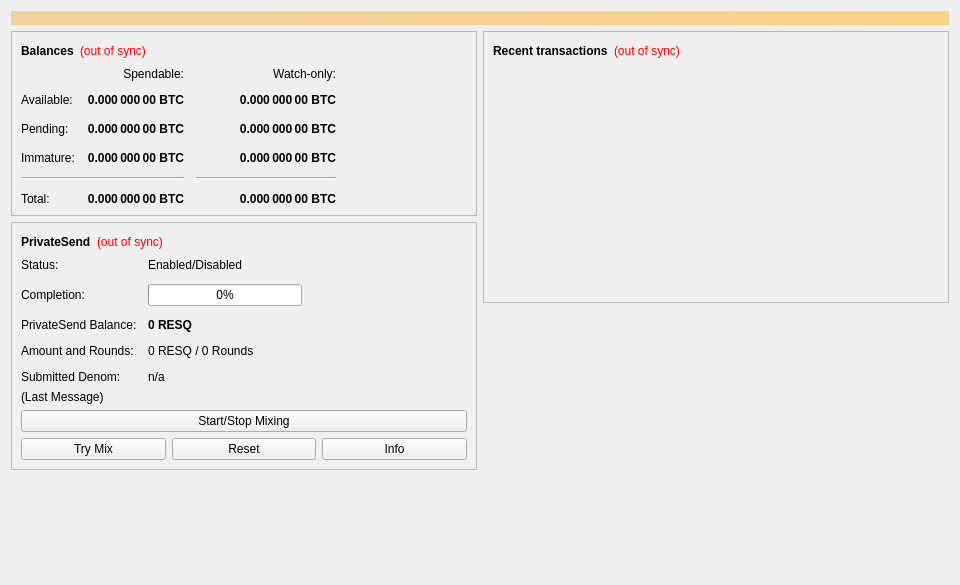
<?xml version="1.0" encoding="UTF-8"?>
<ui version="4.0">
 <class>OverviewPage</class>
 <widget class="QWidget" name="OverviewPage">
  <property name="geometry">
   <rect>
    <x>0</x>
    <y>0</y>
    <width>960</width>
    <height>585</height>
   </rect>
  </property>
  <property name="minimumSize">
   <size>
    <width>960</width>
    <height>0</height>
   </size>
  </property>
  <property name="windowTitle">
   <string>Form</string>
  </property>
  <layout class="QVBoxLayout" name="topLayout">
   <item>
    <widget class="QLabel" name="labelAlerts">
     <property name="visible">
      <bool>false</bool>
     </property>
     <property name="styleSheet">
      <string notr="true">background-color: qlineargradient(x1: 0, y1: 0, x2: 1, y2: 0, stop:0 #F0D0A0, stop:1 #F8D488); color:#000000;</string>
     </property>
     <property name="wordWrap">
      <bool>true</bool>
     </property>
     <property name="margin">
      <number>3</number>
     </property>
    </widget>
   </item>
   <item>
    <layout class="QHBoxLayout" name="horizontalLayout" stretch="1,1">
     <item>
      <layout class="QVBoxLayout" name="verticalLayout_2">
       <item>
        <widget class="QFrame" name="frame">
         <property name="frameShape">
          <enum>QFrame::StyledPanel</enum>
         </property>
         <property name="frameShadow">
          <enum>QFrame::Raised</enum>
         </property>
         <layout class="QVBoxLayout" name="verticalLayout_4">
          <item>
           <layout class="QHBoxLayout" name="horizontalLayout_4">
            <item>
             <widget class="QLabel" name="label_5">
              <property name="font">
               <font>
                <weight>75</weight>
                <bold>true</bold>
               </font>
              </property>
              <property name="text">
               <string>Balances</string>
              </property>
             </widget>
            </item>
            <item>
             <widget class="QLabel" name="labelWalletStatus">
              <property name="toolTip">
               <string>The displayed information may be out of date. Your wallet automatically synchronizes with the Resq network after a connection is established, but this process has not completed yet.</string>
              </property>
              <property name="styleSheet">
               <string notr="true">QLabel { color: red; }</string>
              </property>
              <property name="text">
               <string notr="true">(out of sync)</string>
              </property>
              <property name="alignment">
               <set>Qt::AlignLeading|Qt::AlignLeft|Qt::AlignVCenter</set>
              </property>
             </widget>
            </item>
            <item>
             <spacer name="horizontalSpacer_3">
              <property name="orientation">
               <enum>Qt::Horizontal</enum>
              </property>
              <property name="sizeHint" stdset="0">
               <size>
                <width>40</width>
                <height>20</height>
               </size>
              </property>
             </spacer>
            </item>
           </layout>
          </item>
          <item>
           <layout class="QGridLayout" name="gridLayout">
            <property name="spacing">
             <number>12</number>
            </property>
            <item row="2" column="2">
             <widget class="QLabel" name="labelWatchPending">
              <property name="font">
               <font>
                <weight>75</weight>
                <bold>true</bold>
               </font>
              </property>
              <property name="cursor">
               <cursorShape>IBeamCursor</cursorShape>
              </property>
              <property name="toolTip">
               <string>Unconfirmed transactions to watch-only addresses</string>
              </property>
              <property name="text">
               <string notr="true">0.000 000 00 BTC</string>
              </property>
              <property name="alignment">
               <set>Qt::AlignRight|Qt::AlignTrailing|Qt::AlignVCenter</set>
              </property>
              <property name="textInteractionFlags">
               <set>Qt::LinksAccessibleByMouse|Qt::TextSelectableByKeyboard|Qt::TextSelectableByMouse</set>
              </property>
             </widget>
            </item>
            <item row="2" column="1">
             <widget class="QLabel" name="labelUnconfirmed">
              <property name="font">
               <font>
                <weight>75</weight>
                <bold>true</bold>
               </font>
              </property>
              <property name="cursor">
               <cursorShape>IBeamCursor</cursorShape>
              </property>
              <property name="toolTip">
               <string>Total of transactions that have yet to be confirmed, and do not yet count toward the spendable balance</string>
              </property>
              <property name="text">
               <string notr="true">0.000 000 00 BTC</string>
              </property>
              <property name="alignment">
               <set>Qt::AlignRight|Qt::AlignTrailing|Qt::AlignVCenter</set>
              </property>
              <property name="textInteractionFlags">
               <set>Qt::LinksAccessibleByMouse|Qt::TextSelectableByKeyboard|Qt::TextSelectableByMouse</set>
              </property>
             </widget>
            </item>
            <item row="3" column="2">
             <widget class="QLabel" name="labelWatchImmature">
              <property name="font">
               <font>
                <weight>75</weight>
                <bold>true</bold>
               </font>
              </property>
              <property name="cursor">
               <cursorShape>IBeamCursor</cursorShape>
              </property>
              <property name="toolTip">
               <string>Mined balance in watch-only addresses that has not yet matured</string>
              </property>
              <property name="text">
               <string notr="true">0.000 000 00 BTC</string>
              </property>
              <property name="alignment">
               <set>Qt::AlignRight|Qt::AlignTrailing|Qt::AlignVCenter</set>
              </property>
              <property name="textInteractionFlags">
               <set>Qt::LinksAccessibleByMouse|Qt::TextSelectableByKeyboard|Qt::TextSelectableByMouse</set>
              </property>
             </widget>
            </item>
            <item row="4" column="0" colspan="2">
             <widget class="Line" name="lineSpendableBalance">
              <property name="orientation">
               <enum>Qt::Horizontal</enum>
              </property>
             </widget>
            </item>
            <item row="4" column="2">
             <widget class="Line" name="lineWatchBalance">
              <property name="sizePolicy">
               <sizepolicy hsizetype="Preferred" vsizetype="Fixed">
                <horstretch>0</horstretch>
                <verstretch>0</verstretch>
               </sizepolicy>
              </property>
              <property name="minimumSize">
               <size>
                <width>140</width>
                <height>0</height>
               </size>
              </property>
              <property name="orientation">
               <enum>Qt::Horizontal</enum>
              </property>
             </widget>
            </item>
            <item row="5" column="0">
             <widget class="QLabel" name="labelTotalText">
              <property name="text">
               <string>Total:</string>
              </property>
             </widget>
            </item>
            <item row="3" column="1">
             <widget class="QLabel" name="labelImmature">
              <property name="font">
               <font>
                <weight>75</weight>
                <bold>true</bold>
               </font>
              </property>
              <property name="cursor">
               <cursorShape>IBeamCursor</cursorShape>
              </property>
              <property name="toolTip">
               <string>Mined balance that has not yet matured</string>
              </property>
              <property name="text">
               <string notr="true">0.000 000 00 BTC</string>
              </property>
              <property name="alignment">
               <set>Qt::AlignRight|Qt::AlignTrailing|Qt::AlignVCenter</set>
              </property>
              <property name="textInteractionFlags">
               <set>Qt::LinksAccessibleByMouse|Qt::TextSelectableByKeyboard|Qt::TextSelectableByMouse</set>
              </property>
             </widget>
            </item>
            <item row="2" column="3">
             <spacer name="horizontalSpacer_2">
              <property name="orientation">
               <enum>Qt::Horizontal</enum>
              </property>
              <property name="sizeHint" stdset="0">
               <size>
                <width>40</width>
                <height>20</height>
               </size>
              </property>
             </spacer>
            </item>
            <item row="3" column="0">
             <widget class="QLabel" name="labelImmatureText">
              <property name="text">
               <string>Immature:</string>
              </property>
             </widget>
            </item>
            <item row="5" column="1">
             <widget class="QLabel" name="labelTotal">
              <property name="font">
               <font>
                <weight>75</weight>
                <bold>true</bold>
               </font>
              </property>
              <property name="cursor">
               <cursorShape>IBeamCursor</cursorShape>
              </property>
              <property name="toolTip">
               <string>Your current total balance</string>
              </property>
              <property name="text">
               <string notr="true">0.000 000 00 BTC</string>
              </property>
              <property name="alignment">
               <set>Qt::AlignRight|Qt::AlignTrailing|Qt::AlignVCenter</set>
              </property>
              <property name="textInteractionFlags">
               <set>Qt::LinksAccessibleByMouse|Qt::TextSelectableByKeyboard|Qt::TextSelectableByMouse</set>
              </property>
             </widget>
            </item>
            <item row="5" column="2">
             <widget class="QLabel" name="labelWatchTotal">
              <property name="font">
               <font>
                <weight>75</weight>
                <bold>true</bold>
               </font>
              </property>
              <property name="cursor">
               <cursorShape>IBeamCursor</cursorShape>
              </property>
              <property name="toolTip">
               <string>Current total balance in watch-only addresses</string>
              </property>
              <property name="text">
               <string notr="true">0.000 000 00 BTC</string>
              </property>
              <property name="alignment">
               <set>Qt::AlignRight|Qt::AlignTrailing|Qt::AlignVCenter</set>
              </property>
              <property name="textInteractionFlags">
               <set>Qt::LinksAccessibleByMouse|Qt::TextSelectableByKeyboard|Qt::TextSelectableByMouse</set>
              </property>
             </widget>
            </item>
            <item row="0" column="2">
             <widget class="QLabel" name="labelWatchonly">
              <property name="text">
               <string>Watch-only:</string>
              </property>
              <property name="alignment">
               <set>Qt::AlignRight|Qt::AlignTrailing|Qt::AlignVCenter</set>
              </property>
             </widget>
            </item>
            <item row="1" column="0">
             <widget class="QLabel" name="labelBalanceText">
              <property name="text">
               <string>Available:</string>
              </property>
             </widget>
            </item>
            <item row="1" column="1">
             <widget class="QLabel" name="labelBalance">
              <property name="font">
               <font>
                <weight>75</weight>
                <bold>true</bold>
               </font>
              </property>
              <property name="cursor">
               <cursorShape>IBeamCursor</cursorShape>
              </property>
              <property name="toolTip">
               <string>Your current spendable balance</string>
              </property>
              <property name="text">
               <string notr="true">0.000 000 00 BTC</string>
              </property>
              <property name="alignment">
               <set>Qt::AlignRight|Qt::AlignTrailing|Qt::AlignVCenter</set>
              </property>
              <property name="textInteractionFlags">
               <set>Qt::LinksAccessibleByMouse|Qt::TextSelectableByKeyboard|Qt::TextSelectableByMouse</set>
              </property>
             </widget>
            </item>
            <item row="1" column="2">
             <widget class="QLabel" name="labelWatchAvailable">
              <property name="font">
               <font>
                <weight>75</weight>
                <bold>true</bold>
               </font>
              </property>
              <property name="cursor">
               <cursorShape>IBeamCursor</cursorShape>
              </property>
              <property name="toolTip">
               <string>Your current balance in watch-only addresses</string>
              </property>
              <property name="text">
               <string notr="true">0.000 000 00 BTC</string>
              </property>
              <property name="alignment">
               <set>Qt::AlignRight|Qt::AlignTrailing|Qt::AlignVCenter</set>
              </property>
              <property name="textInteractionFlags">
               <set>Qt::LinksAccessibleByMouse|Qt::TextSelectableByKeyboard|Qt::TextSelectableByMouse</set>
              </property>
             </widget>
            </item>
            <item row="2" column="0">
             <widget class="QLabel" name="labelPendingText">
              <property name="text">
               <string>Pending:</string>
              </property>
             </widget>
            </item>
            <item row="0" column="1">
             <widget class="QLabel" name="labelSpendable">
              <property name="text">
               <string>Spendable:</string>
              </property>
              <property name="alignment">
               <set>Qt::AlignRight|Qt::AlignTrailing|Qt::AlignVCenter</set>
              </property>
             </widget>
            </item>
           </layout>
          </item>
         </layout>
        </widget>
       </item>
       <item>
        <widget class="QFrame" name="framePrivateSend">
         <property name="layoutDirection">
          <enum>Qt::LeftToRight</enum>
         </property>
         <property name="frameShape">
          <enum>QFrame::StyledPanel</enum>
         </property>
         <property name="frameShadow">
          <enum>QFrame::Raised</enum>
         </property>
         <layout class="QVBoxLayout" name="VerticalLayout_PS1">
          <item>
           <layout class="QHBoxLayout" name="horizontalLayout_5">
            <item>
             <widget class="QLabel" name="labelPrivateSendHeader">
              <property name="font">
               <font>
                <weight>75</weight>
                <bold>true</bold>
               </font>
              </property>
              <property name="text">
               <string>PrivateSend</string>
              </property>
             </widget>
            </item>
            <item>
             <widget class="QLabel" name="labelPrivateSendSyncStatus">
              <property name="toolTip">
               <string>The displayed information may be out of date. Your wallet automatically synchronizes with the Resq network after a connection is established, but this process has not completed yet.</string>
              </property>
              <property name="styleSheet">
               <string notr="true">QLabel { color: red; }</string>
              </property>
              <property name="text">
               <string notr="true">(out of sync)</string>
              </property>
              <property name="alignment">
               <set>Qt::AlignLeading|Qt::AlignLeft|Qt::AlignVCenter</set>
              </property>
             </widget>
            </item>
            <item>
             <spacer name="horizontalSpacer_4">
              <property name="orientation">
               <enum>Qt::Horizontal</enum>
              </property>
              <property name="sizeHint" stdset="0">
               <size>
                <width>40</width>
                <height>20</height>
               </size>
              </property>
             </spacer>
            </item>
           </layout>
          </item>
          <item>
           <layout class="QFormLayout" name="privateSendFormLayout">
            <property name="fieldGrowthPolicy">
             <enum>QFormLayout::AllNonFixedFieldsGrow</enum>
            </property>
            <property name="horizontalSpacing">
             <number>11</number>
            </property>
            <property name="verticalSpacing">
             <number>12</number>
            </property>
            <item row="0" column="0">
             <widget class="QLabel" name="labelPrivateSendEnabledText">
              <property name="text">
               <string>Status:</string>
              </property>
             </widget>
            </item>
            <item row="0" column="1">
             <widget class="QLabel" name="labelPrivateSendEnabled">
              <property name="text">
               <string>Enabled/Disabled</string>
              </property>
             </widget>
            </item>
            <item row="1" column="0">
             <widget class="QLabel" name="labelCompletitionText">
              <property name="text">
               <string>Completion:</string>
              </property>
             </widget>
            </item>
            <item row="1" column="1">
             <widget class="QProgressBar" name="privateSendProgress">
              <property name="maximumSize">
               <size>
                <width>154</width>
                <height>16777215</height>
               </size>
              </property>
              <property name="value">
               <number>0</number>
              </property>
             </widget>
            </item>
            <item row="2" column="0">
             <widget class="QLabel" name="labelAnonymizedText">
              <property name="text">
               <string>PrivateSend Balance:</string>
              </property>
             </widget>
            </item>
            <item row="2" column="1">
             <widget class="QLabel" name="labelAnonymized">
              <property name="font">
               <font>
                <weight>75</weight>
                <bold>true</bold>
               </font>
              </property>
              <property name="text">
               <string notr="true">0 RESQ</string>
              </property>
             </widget>
            </item>
            <item row="3" column="0">
             <widget class="QLabel" name="labelAmountAndRoundsText">
              <property name="text">
               <string>Amount and Rounds:</string>
              </property>
             </widget>
            </item>
            <item row="3" column="1">
             <widget class="QLabel" name="labelAmountRounds">
              <property name="text">
               <string>0 RESQ / 0 Rounds</string>
              </property>
             </widget>
            </item>
            <item row="4" column="0">
             <widget class="QLabel" name="labelSubmittedDenomText">
              <property name="text">
               <string>Submitted Denom:</string>
              </property>
             </widget>
            </item>
            <item row="4" column="1">
             <widget class="QLabel" name="labelSubmittedDenom">
              <property name="toolTip">
               <string>The denominations you submitted to the Masternode.&lt;br&gt;To mix, other users must submit the exact same denominations.</string>
              </property>
              <property name="text">
               <string>n/a</string>
              </property>
             </widget>
            </item>
           </layout>
          </item>
          <item>
           <layout class="QVBoxLayout" name="VerticalLayout_PS">
            <item>
             <widget class="QLabel" name="labelPrivateSendLastMessage">
              <property name="text">
               <string>(Last Message)</string>
              </property>
              <property name="alignment">
               <set>Qt::AlignLeading|Qt::AlignLeft|Qt::AlignTop</set>
              </property>
              <property name="wordWrap">
               <bool>true</bool>
              </property>
             </widget>
            </item>
            <item>
             <widget class="QPushButton" name="togglePrivateSend">
              <property name="sizePolicy">
               <sizepolicy hsizetype="MinimumExpanding" vsizetype="Fixed">
                <horstretch>0</horstretch>
                <verstretch>0</verstretch>
               </sizepolicy>
              </property>
              <property name="text">
               <string>Start/Stop Mixing</string>
              </property>
             </widget>
            </item>
            <item>
             <layout class="QHBoxLayout" name="horizontalLayout_debugbuttons">
              <item>
               <widget class="QPushButton" name="privateSendAuto">
                <property name="sizePolicy">
                 <sizepolicy hsizetype="MinimumExpanding" vsizetype="Fixed">
                  <horstretch>0</horstretch>
                  <verstretch>0</verstretch>
                 </sizepolicy>
                </property>
                <property name="toolTip">
                 <string>Try to manually submit a PrivateSend request.</string>
                </property>
                <property name="text">
                 <string>Try Mix</string>
                </property>
               </widget>
              </item>
              <item>
               <widget class="QPushButton" name="privateSendReset">
                <property name="sizePolicy">
                 <sizepolicy hsizetype="MinimumExpanding" vsizetype="Fixed">
                  <horstretch>0</horstretch>
                  <verstretch>0</verstretch>
                 </sizepolicy>
                </property>
                <property name="toolTip">
                 <string>Reset the current status of PrivateSend (can interrupt PrivateSend if it's in the process of Mixing, which can cost you money!)</string>
                </property>
                <property name="autoFillBackground">
                 <bool>false</bool>
                </property>
                <property name="text">
                 <string>Reset</string>
                </property>
               </widget>
              </item>
              <item>
               <widget class="QPushButton" name="privateSendInfo">
                <property name="sizePolicy">
                 <sizepolicy hsizetype="MinimumExpanding" vsizetype="Fixed">
                  <horstretch>0</horstretch>
                  <verstretch>0</verstretch>
                 </sizepolicy>
                </property>
                <property name="toolTip">
                 <string>Information about PrivateSend and Mixing</string>
                </property>
                <property name="text">
                 <string>Info</string>
                </property>
               </widget>
              </item>
             </layout>
            </item>
           </layout>
          </item>
         </layout>
        </widget>
       </item>
       <item>
        <spacer name="verticalSpacer">
         <property name="orientation">
          <enum>Qt::Vertical</enum>
         </property>
         <property name="sizeHint" stdset="0">
          <size>
           <width>20</width>
           <height>40</height>
          </size>
         </property>
        </spacer>
       </item>
      </layout>
     </item>
     <item>
      <layout class="QVBoxLayout" name="verticalLayout_3">
       <item>
        <widget class="QFrame" name="frame_2">
         <property name="frameShape">
          <enum>QFrame::StyledPanel</enum>
         </property>
         <property name="frameShadow">
          <enum>QFrame::Raised</enum>
         </property>
         <layout class="QVBoxLayout" name="verticalLayout">
          <item>
           <layout class="QHBoxLayout" name="horizontalLayout_2">
            <item>
             <widget class="QLabel" name="label_4">
              <property name="font">
               <font>
                <weight>75</weight>
                <bold>true</bold>
               </font>
              </property>
              <property name="text">
               <string>Recent transactions</string>
              </property>
             </widget>
            </item>
            <item>
             <widget class="QLabel" name="labelTransactionsStatus">
              <property name="toolTip">
               <string>The displayed information may be out of date. Your wallet automatically synchronizes with the Resq network after a connection is established, but this process has not completed yet.</string>
              </property>
              <property name="styleSheet">
               <string notr="true">QLabel { color: red; }</string>
              </property>
              <property name="text">
               <string notr="true">(out of sync)</string>
              </property>
              <property name="alignment">
               <set>Qt::AlignLeading|Qt::AlignLeft|Qt::AlignVCenter</set>
              </property>
             </widget>
            </item>
            <item>
             <spacer name="horizontalSpacer">
              <property name="orientation">
               <enum>Qt::Horizontal</enum>
              </property>
              <property name="sizeHint" stdset="0">
               <size>
                <width>40</width>
                <height>20</height>
               </size>
              </property>
             </spacer>
            </item>
           </layout>
          </item>
          <item>
           <widget class="QListView" name="listTransactions">
            <property name="styleSheet">
             <string notr="true">QListView { background: transparent; }</string>
            </property>
            <property name="frameShape">
             <enum>QFrame::NoFrame</enum>
            </property>
            <property name="verticalScrollBarPolicy">
             <enum>Qt::ScrollBarAlwaysOff</enum>
            </property>
            <property name="horizontalScrollBarPolicy">
             <enum>Qt::ScrollBarAlwaysOff</enum>
            </property>
            <property name="selectionMode">
             <enum>QAbstractItemView::NoSelection</enum>
            </property>
           </widget>
          </item>
         </layout>
        </widget>
       </item>
       <item>
        <spacer name="verticalSpacer_2">
         <property name="orientation">
          <enum>Qt::Vertical</enum>
         </property>
         <property name="sizeHint" stdset="0">
          <size>
           <width>20</width>
           <height>40</height>
          </size>
         </property>
        </spacer>
       </item>
      </layout>
     </item>
    </layout>
   </item>
  </layout>
 </widget>
 <resources/>
 <connections/>
</ui>
